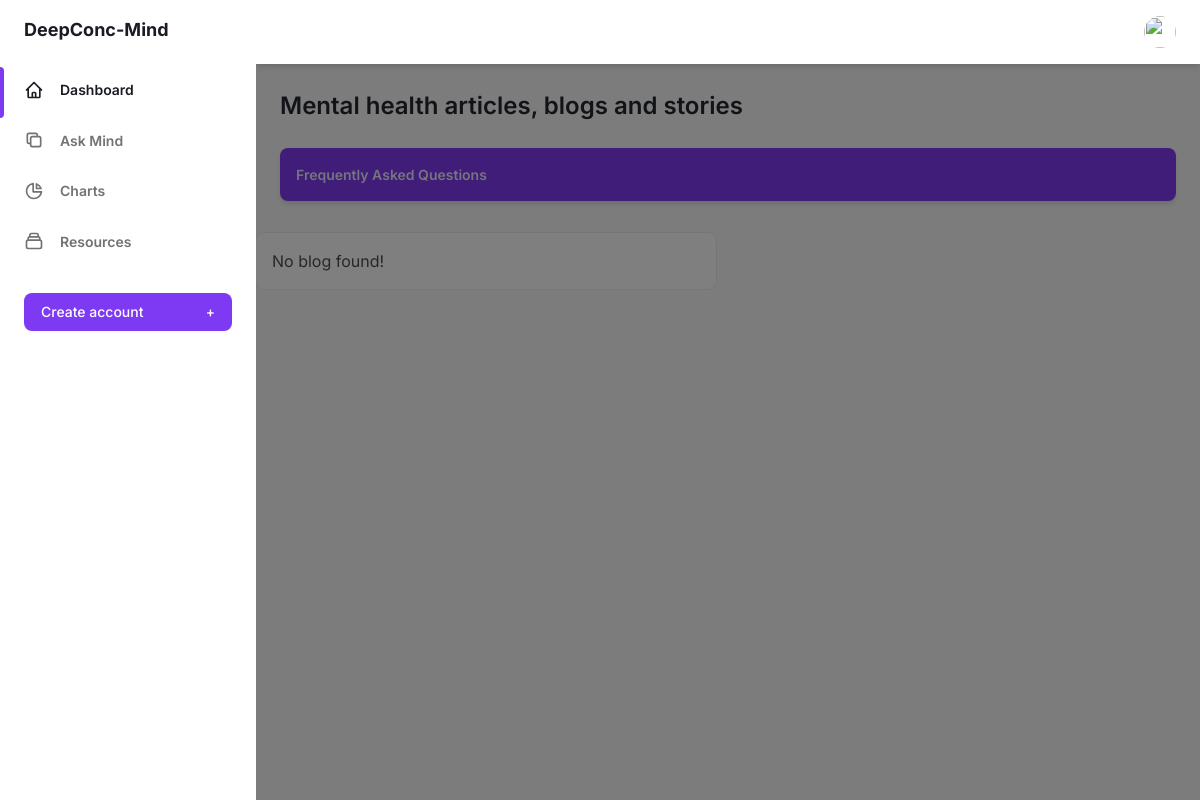
/blog/blogs, run on an earlier commit of the app's database.
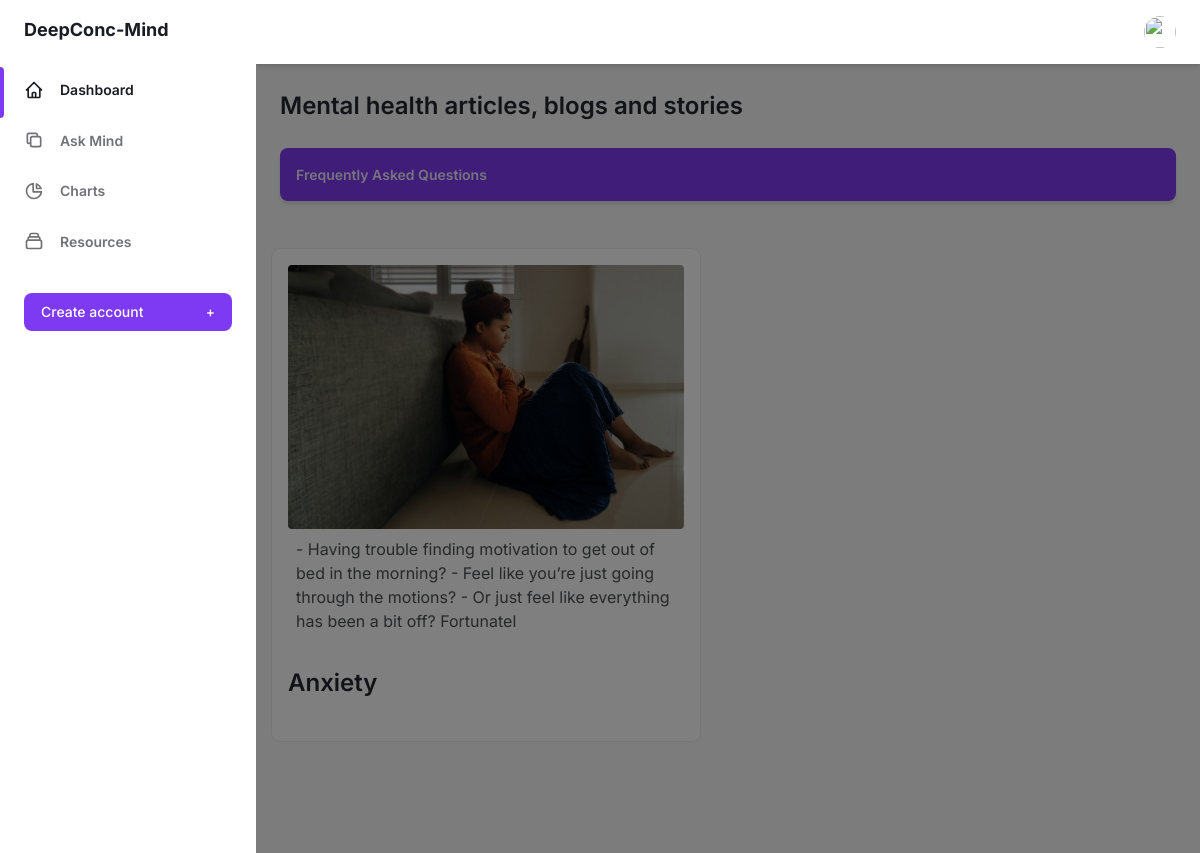
And on a later commit of the database.
### blog/models.py (models this page shows, shortened)
class Blog(models.Model):
    title = models.CharField(max_length=200)
    category = models.ForeignKey(Category, on_delete=models.CASCADE)
    author = models.ForeignKey(Author, on_delete=models.CASCADE)
    image = models.ImageField(upload_to='images/')
    pub_date = models.DateTimeField('date published')
    body = models.TextField()
    def summary(self):
        return self.body[:200]

class Category(models.Model):
    name = models.CharField(max_length=200)
    def __str__(self):
        return self.name

### blog/views.py (the view)
# urls.py: 2. Add a URL to urlpatterns:  path('blog/', include('blog.urls'))
def blog(request):
    blogs = Blog.objects.all()
    context = {'blogs' : blogs}
    template_name = 'blog/blogs.html'
    return render(request=request,
                  template_name=template_name,
                  context= context)

### blog/templates/blog/blogs.html (shortened to what this page needs)
{% extends 'base.html' %}
{% block content %}
{% load socialaccount %}
<main class="h-full pb-16 overflow-y-auto">
  <div class="container px-6 mx-auto grid">
    <h2 class="my-6 text-2xl font-semibold text-gray-700 dark:text-gray-200">
      Mental health articles, blogs and stories
    </h2>
    <a
      class="flex items-center justify-between p-4 mb-8 text-sm font-semibold text-purple-100 bg-purple-600 rounded-lg shadow-md focus:outline-none focus:shadow-outline-purple"
      href=""
    >
      <div class="flex items-center text-center">
        Frequently Asked Questions
      </div>
    </a>
  </div>
  <section class="blogs">
    <div class="grid gap-6 mb-8 md:grid-cols-2">
      {% if blogs %} {% for blog in blogs %}
      <a href="{% url 'blog:blog_detail' blog.id %}" class="p-4">
        <div
          class="p-y-2 relative min-w-0 p-4 bg-white rounded-lg shadow-xs dark:bg-gray-800"
        >
          <img
            class="object-cover w-full h-64 rounded"
            src="/media/{{blog.image}}"
            alt=""
            aria-hidden="true"
          />
          <p class="text-gray-600 p-2 dark:text-gray-400">{{blog.summary}}</p>
          <h2
            class="my-6 text-2xl font-semibold text-gray-700 dark:text-gray-200"
          >
            {{blog.category}}
          </h2>
        </div>
      </a>
      {% endfor %} {% else %}
      <div class="min-w-0 p-4 bg-white rounded-lg shadow-xs dark:bg-gray-800">
        <p class="text-gray-600 dark:text-gray-400">No blog found!</p>
      </div>
      {% endif %}
    </div>
  </section>
</main>
{% endblock content %}

What changed in the data, as far as the page shows it:
added Blog: image (picture), summary "- Having trouble finding motivation to get out of bed in the morning? - Feel like you’re just going through the motions? - Or just feel like everything has been a bit off? Fortunatel", category "Anxiety"
Also different on the page:
text no longer shown: "No blog found!"
